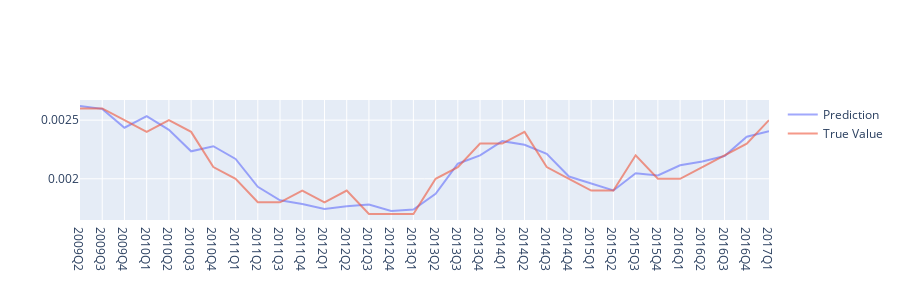

The notebook cell saved with this chart:
### Code cell
features_chosen = ['t-2_CD_PROF_1**1*t-1_DR**1', 
't-2_CD_PROF_1**1*t-1_CD_TY_CLI_RCI_1**1', 
't-1_median_7**1*t-1_p10_8**1', 
't-1_p90_5**1*t-1_DR**1', 
't-2_CD_ETA_CIV_1**1*t-1_DR**1', 
't-2_CD_TY_CLI_RCI_2**0*t-1_DR**2', 
't-1_DR**2*p90_7**0', 
't-2_mean_1**0*t-1_DR**2', 
't-2_p90_3**0*t-1_DR**2']
plot_forecasting_LR_Elas(CHR2, features_chosen, alpha=0.0, L1_ratio=0.0)
